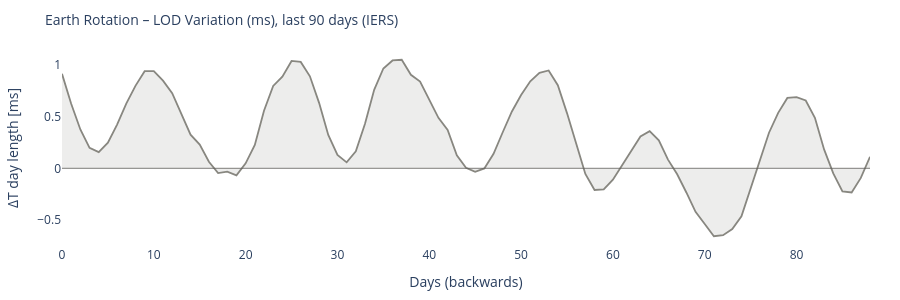

Write notebook code for a chart like this one.
### Code cell
# ============================================================
# EARTH ROTATION – LOD variation (if IERS available)
# ============================================================

lod_col = None
if df_iers is not None:
    lod_col = next((c for c in df_iers.columns if 'lod' in c), None)

if df_iers is not None and lod_col:
    fig = go.Figure()
    fig.add_trace(go.Scatter(
        y=df_iers[lod_col].values,
        mode='lines',
        line=dict(color='#888780', width=1.8),
        fill='tozeroy', fillcolor='rgba(136,135,128,0.15)',
        name='LOD'
    ))
    fig.add_hline(y=0, line_color='#5F5E5A', line_width=0.8)
    fig.update_layout(
        title=dict(text='Earth Rotation – LOD Variation (ms), last 90 days (IERS)', font=dict(size=14)),
        xaxis_title='Days (backwards)', yaxis_title='ΔT day length [ms]',
        height=300,
        plot_bgcolor='rgba(0,0,0,0)', paper_bgcolor='rgba(0,0,0,0)',
        margin=dict(l=60, r=30, t=50, b=40)
    )
    fig.show()
else:
    print('IERS LOD data unavailable or column not found.')
    print('Reference: nominal day length =', CONSTANTS['sidereal_day_s'], 's')

### Figure 1 — Plotly figure (JSON) as saved in the notebook; plotly's stock layout.template omitted (floating-point values rounded to 4 significant figures)
{"data": [{"fill": "tozeroy", "fillcolor": "rgba(136,135,128,0.15)", "line": {"color": "#888780", "width": 1.8}, "mode": "lines", "name": "LOD", "type": "scatter", "y": [0.9143, 0.625, 0.3754, 0.1982, 0.1567, 0.2474, 0.423, 0.6257, 0.7978, 0.9397, 0.9402, 0.8488, 0.7263, 0.5308, 0.325, 0.229, 0.0639, -0.0468, -0.0316, -0.0685, 0.0479, 0.2261, 0.5564, 0.7973, 0.8874, 1.039, 1.03, 0.8905, 0.6335, 0.3231, 0.1302, 0.0577, 0.1636, 0.4303, 0.7591, 0.9665, 1.044, 1.05, 0.9053, 0.8403, 0.6709, 0.488, 0.371, 0.1262, 0.0056, -0.0337, -0.0013, 0.1406, 0.3487, 0.5502, 0.71, 0.8423, 0.9237, 0.9469, 0.8044, 0.5343, 0.2391, -0.0548, -0.21, -0.2051, -0.1098, 0.0324, 0.1614, 0.3079, 0.3594, 0.27, 0.084, -0.0577, -0.2341, -0.4213, -0.5391, -0.6573, -0.6474, -0.5877, -0.464, -0.1889, 0.0877, 0.3445, 0.5365, 0.6807, 0.6886, 0.656, 0.4883, 0.1828, -0.0494, -0.2227, -0.2335, -0.0933, 0.1109]}], "layout": {"height": 300, "margin": {"b": 40, "l": 60, "r": 30, "t": 50}, "paper_bgcolor": "rgba(0,0,0,0)", "plot_bgcolor": "rgba(0,0,0,0)", "shapes": [{"line": {"color": "#5F5E5A", "width": 0.8}, "type": "line", "x0": 0, "x1": 1, "xref": "x domain", "y0": 0, "y1": 0, "yref": "y"}], "title": {"font": {"size": 14}, "text": "Earth Rotation – LOD Variation (ms), last 90 days (IERS)"}, "xaxis": {"title": {"text": "Days (backwards)"}}, "yaxis": {"title": {"text": "ΔT day length [ms]"}}}}
